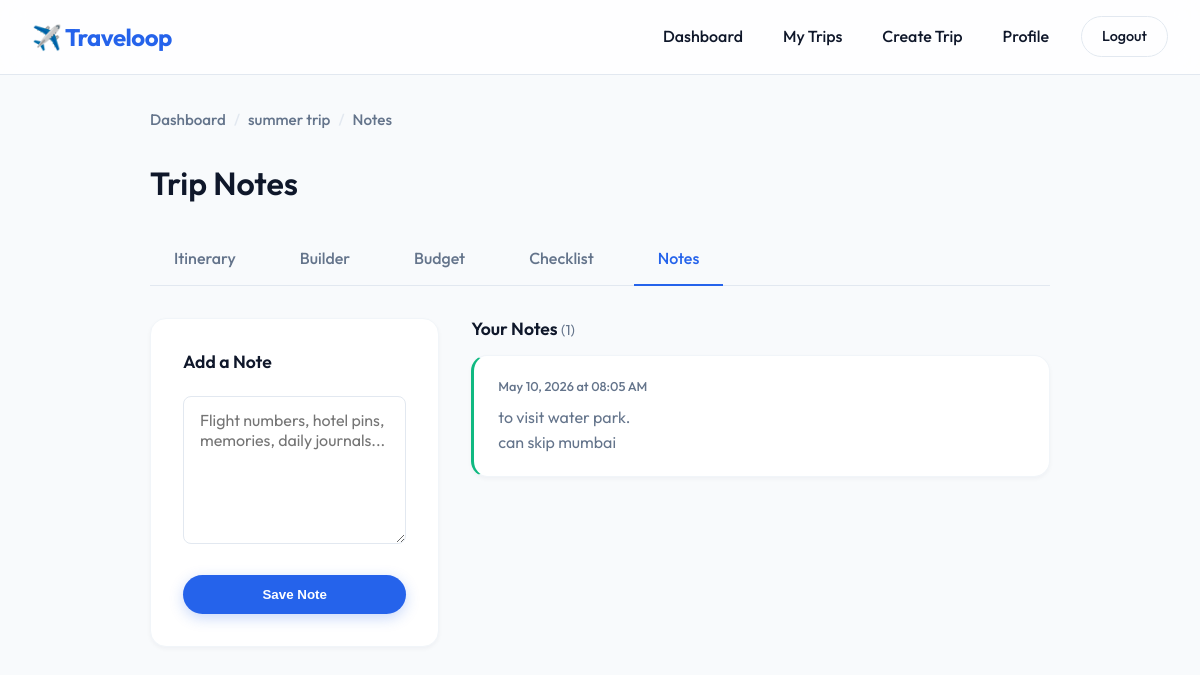
Screenshot of /trips/1/notes (signed in) with the database file from the repository.
### database/models.py (models this page shows)
class Trip(db.Model):
    id = db.Column(db.Integer, primary_key=True)
    user_id = db.Column(db.Integer, db.ForeignKey('user.id'), nullable=False)
    name = db.Column(db.String(100), nullable=False)
    start_date = db.Column(db.Date, nullable=False)
    end_date = db.Column(db.Date, nullable=False)
    description = db.Column(db.Text)
    cover_photo = db.Column(db.String(255))
    is_public = db.Column(db.Boolean, default=False)
    created_at = db.Column(db.DateTime, default=lambda: datetime.now(timezone.utc))
    stops = db.relationship('Stop', backref='trip', lazy=True, cascade='all, delete-orphan')
    expenses = db.relationship('Expense', backref='trip', lazy=True, cascade='all, delete-orphan')
    checklist_items = db.relationship('ChecklistItem', backref='trip', lazy=True, cascade='all, delete-orphan')
    notes = db.relationship('Note', backref='trip', lazy=True, cascade='all, delete-orphan')

class Note(db.Model):
    id = db.Column(db.Integer, primary_key=True)
    trip_id = db.Column(db.Integer, db.ForeignKey('trip.id'), nullable=False)
    stop_id = db.Column(db.Integer, db.ForeignKey('stop.id'), nullable=True) # Optional link to specific stop
    content = db.Column(db.Text, nullable=False)
    created_at = db.Column(db.DateTime, default=lambda: datetime.now(timezone.utc))

### backend/features.py (the view)
@features_bp.route('/trips/<int:trip_id>/notes', methods=['GET', 'POST'])
@login_required
def notes(trip_id):
    trip = check_trip_access(trip_id)
    if not trip:
        return redirect(url_for('trips.dashboard'))
    if request.method == 'POST':
        content = request.form.get('content')
        new_note = Note(trip_id=trip.id, content=content)
        db.session.add(new_note)
        db.session.commit()
        return redirect(url_for('features.notes', trip_id=trip.id))
    return render_template('notes.html', trip=trip)

### backend/features.py (called while the page is built)
def check_trip_access(trip_id):
    trip = Trip.query.get_or_404(trip_id)
    if trip.user_id != current_user.id:
        return None
    return trip

### database/models.py (called while the page is built)
@login_manager.user_loader
def load_user(user_id):
    return User.query.get(int(user_id))

### templates/notes.html (shortened to what this page needs)
{% extends "base.html" %}
{% block content %}
<div style="max-width: 900px; margin: 0 auto;">
    <div class="breadcrumb">
        <a href="{{ url_for('trips.dashboard') }}">Dashboard</a>
        <span class="separator">/</span>
        <a href="{{ url_for('trips.view_trip', trip_id=trip.id) }}">{{ trip.name }}</a>
        <span class="separator">/</span>
        <span>Notes</span>
    </div>
    <h2 style="font-size: 2rem; margin-bottom: 2rem;">Trip Notes</h2>
    <div class="trip-nav">
        <a href="{{ url_for('trips.view_trip', trip_id=trip.id) }}">Itinerary</a>
        <a href="{{ url_for('trips.trip_builder', trip_id=trip.id) }}">Builder</a>
        <a href="{{ url_for('features.budget', trip_id=trip.id) }}">Budget</a>
        <a href="{{ url_for('features.checklist', trip_id=trip.id) }}">Checklist</a>
        <a href="{{ url_for('features.notes', trip_id=trip.id) }}" class="active">Notes</a>
    </div>
    <div style="display: flex; gap: 2rem; align-items: flex-start;">
        <div style="flex: 1;">
            <div class="card" style="padding: 2rem;">
                <h3 style="margin-bottom: 1.5rem; font-size: 1.1rem;">Add a Note</h3>
                <form method="POST">
                    <div class="form-group">
                        <textarea name="content" class="form-control" rows="6" placeholder="Flight numbers, hotel pins, memories, daily journals..." required></textarea>
                    </div>
                    <button type="submit" class="btn btn-primary btn-block">Save Note</button>
                </form>
            </div>
        </div>
        <div style="flex: 2;">
            <h3 style="margin-bottom: 1rem; font-size: 1.1rem;">Your Notes <span style="color: var(--text-muted); font-weight: 400; font-size: 0.9rem;">({{ trip.notes|length }})</span></h3>
            {% for note in trip.notes|sort(attribute='created_at', reverse=True) %}
                <div class="card" style="padding: 1.25rem 1.5rem; margin-bottom: 0.75rem; border-left: 3px solid var(--secondary);">
                    <p style="font-size: 0.8rem; color: var(--text-muted); margin-bottom: 0.5rem; font-weight: 500;">{{ note.created_at.strftime('%B %d, %Y at %I:%M %p') }}</p>
                    <p style="white-space: pre-wrap; line-height: 1.6;">{{ note.content }}</p>
                </div>
            {% else %}
                <div class="card" style="padding: 3rem; text-align: center;">
                    <p style="color: var(--text-muted);">No notes yet. Start journaling your trip!</p>
                </div>
            {% endfor %}
        </div>
    </div>
</div>
{% endblock %}

### static/style.css (style rules this page uses)
:root { --primary: #2563EB; --primary-hover: #1D4ED8; --secondary: #10B981; --secondary-hover: #059669; --danger: #EF4444; --danger-hover: #DC2626; --bg-main: #F8FAFC; --bg-card: #FFFFFF; --bg-nav: #FFFFFF; --text-main: #0F172A; --text-muted: #64748B; --border: #E2E8F0; --border-light: #F1F5F9; --radius-sm: 8px; --radius-md: 16px; --radius-lg: 24px; --radius-full: 9999px; --shadow-sm: 0 2px 4px rgba(15, 23, 42, 0.04); --shadow-md: 0 4px 12px rgba(15, 23, 42, 0.06); --shadow-lg: 0 12px 32px rgba(15, 23, 42, 0.08); }
* { box-sizing: border-box; margin: 0; padding: 0; }
body { font-family: 'Outfit', sans-serif; background-color: var(--bg-main); color: var(--text-main); line-height: 1.6; -webkit-font-smoothing: antialiased; }
a { text-decoration: none; color: var(--primary); transition: all 0.2s ease; }
h1, h2, h3, h4, h5 { font-weight: 600; line-height: 1.2; color: var(--text-main); }
p { color: var(--text-muted); }
.btn { display: inline-block; padding: 0.75rem 1.5rem; border-radius: var(--radius-full); font-weight: 600; text-align: center; cursor: pointer; border: none; transition: all 0.2s cubic-bezier(0.4, 0, 0.2, 1); }
.btn-primary { background-color: var(--primary); color: white; box-shadow: 0 4px 14px rgba(37, 99, 235, 0.25); }
.btn-block { display: block; width: 100%; }
.trip-card, .card { background: var(--bg-card); border-radius: var(--radius-md); padding: 1.5rem; box-shadow: var(--shadow-sm); border: 1px solid var(--border-light); display: flex; flex-direction: column; transition: all 0.3s ease; }
.form-group { margin-bottom: 1.5rem; }
.form-control { width: 100%; padding: 0.8rem 1rem; border: 1px solid var(--border); border-radius: var(--radius-sm); font-family: inherit; font-size: 1rem; color: var(--text-main); background-color: var(--bg-card); transition: all 0.2s ease; }
.breadcrumb { display: inline-flex; align-items: center; gap: 0.5rem; margin-bottom: 2rem; font-size: 0.95rem; font-weight: 500; color: var(--text-muted); }
.breadcrumb a { color: var(--text-muted); }
.breadcrumb .separator { color: var(--border); }
.trip-nav { display: flex; gap: 1rem; margin-bottom: 2rem; border-bottom: 1px solid var(--border); padding-bottom: 0; }
.trip-nav a { padding: 0.75rem 1.5rem; color: var(--text-muted); font-weight: 500; border-bottom: 2px solid transparent; margin-bottom: -1px; }
.trip-nav a.active { color: var(--primary); border-bottom-color: var(--primary); }

### rows the page displays
Trip: name "summer trip"
Note: created_at "May 10, 2026 at 08:05 AM", content "to visit water park. can skip mumbai"

### other values shown
{{ trip.notes|length }} "1"
